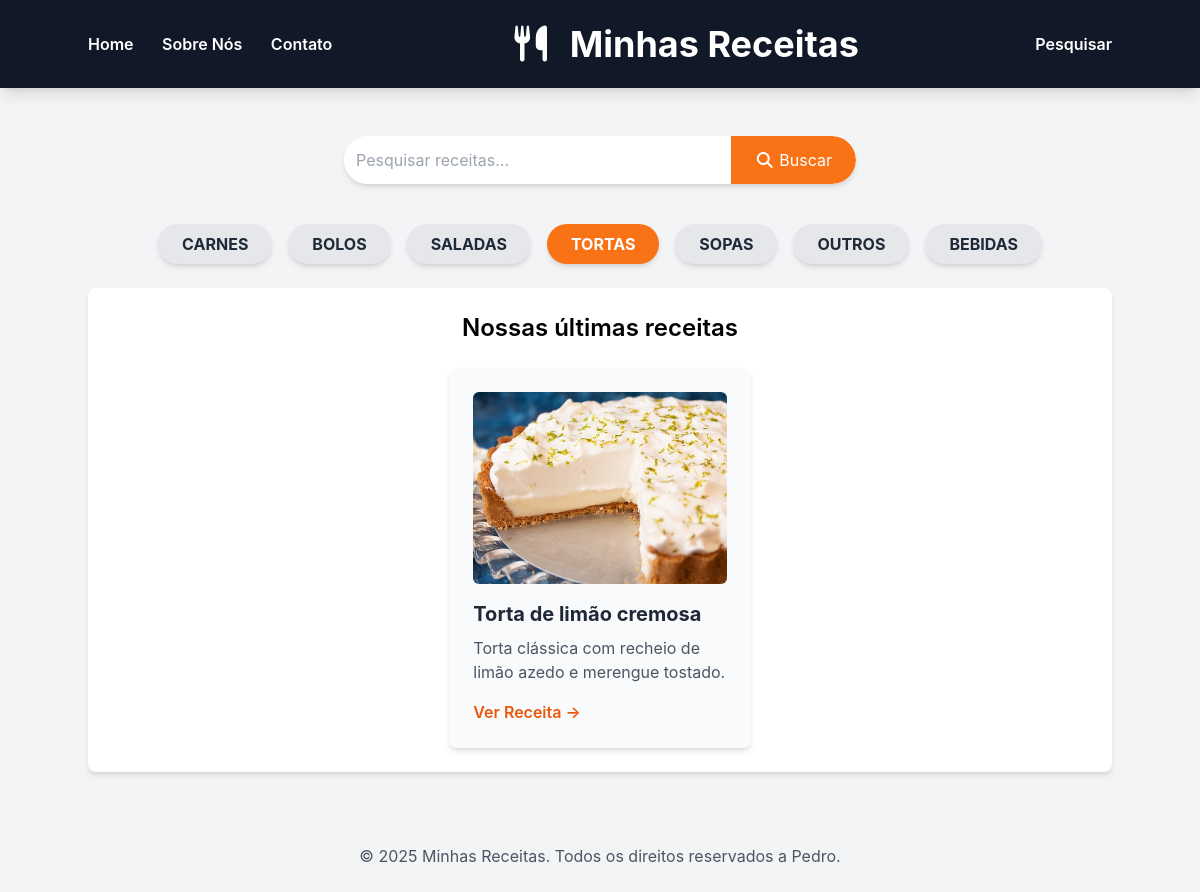
The app's page /categoria/TORTAS/ with its own data.
### receitas/models.py (models this page shows, shortened)
class Receita(models.Model):
    CATEGORIAS = [
        ('BOLOS', 'Bolos'),
        ('TORTAS', 'Tortas'),
        ('CARNES', 'Carnes'),
        ('SALADAS', 'Saladas'),
        ('SOPAS', 'Sopas'),
        ('BEBIDAS', 'Bebidas'),
        ('OUTROS', 'Outros'),
    ]
    title = models.CharField(max_length=200)
    description = models.TextField()
    ingredients = models.TextField()
    instructions = models.TextField()
    categoria = models.CharField(max_length=100, choices=CATEGORIAS)
    image = models.ImageField(upload_to='receitas/images/', blank=True, null=True)
    created_at = models.DateTimeField(auto_now_add=True)
    updated_at = models.DateTimeField(auto_now=True)

### receitas/views.py (the view)
# urls.py: 2. Add a URL to urlpatterns:  path('', views.home, name='home')
def home(request, categoria_nome=None):
    categorias = Receita.objects.values_list('categoria', flat=True).distinct()
    if categoria_nome:
        receitas = Receita.objects.filter(categoria__iexact=categoria_nome)
    else:
        receitas = Receita.objects.all()
    context = {
        'receitas': receitas,
        'categorias': categorias,
        'active_categoria': categoria_nome,  # Para saber qual botão destacar
    }
    return render(request, 'receitas/home.html', context)

### receitas/templates/receitas/home.html (shortened to what this page needs)
{% extends "receitas/base.html" %}
{% load static %}
{% block content %}
    <section class="container mx-auto mt-8 p-4 flex justify-center">
        <form action="{% url 'home' %}" method="GET" class="w-full max-w-lg flex bg-white rounded-full shadow-md overflow-hidden">
            <input type="text" name="q" placeholder="Pesquisar receitas..." class="flex-grow p-3 text-gray-700 focus:outline-none" value="{{ request.GET.q }}">
            <button type="submit" class="bg-orange-500 text-white px-6 py-2 rounded-r-full hover:bg-orange-600 transition duration-300">
                <i class="fas fa-search"></i> Buscar
            </button>
        </form>
    </section>
    <section class="container mx-auto px-4 mt-6 text-center">
        <div class="flex flex-wrap items-center justify-center gap-4">
            {% if categorias %}
                {% for categoria in categorias %}
                    {% if categoria %}
                        <a href="{% url 'receitas_por_categoria' categoria %}"
                           class="font-bold py-2 px-6 rounded-full transition-colors duration-300 ease-in-out shadow-md
                                  {% if categoria == active_categoria %}
                                      bg-orange-500 text-white hover:bg-orange-600
                                  {% else %}
                                      bg-gray-200 text-gray-800 hover:bg-gray-300
                                  {% endif %}
                           ">
                           {{ categoria }}
                        </a>
                    {% endif %}
                {% endfor %}
            {% endif %}
        </div>
    </section>
    <main class="container mx-auto p-6 bg-white rounded-lg shadow-md mt-6">
        <h2 class="text-2xl font-semibold mb-6 text-center">Nossas últimas receitas</h2>
        <div class="flex flex-wrap justify-center gap-6">
            {% if receitas %}
                {% for receita in receitas %}
                <div class="w-full sm:w-[calc(50%-1.5rem)] lg:w-[calc(33.333%-1.5rem)] bg-gray-50 p-6 rounded-lg shadow-md hover:shadow-lg transition-shadow duration-300 ease-in-out">
                    {% if receita.image %}
                    <img src="{{ receita.image.url }}" alt="{{ receita.title }}" class="w-full h-48 object-cover rounded-md mb-4">
                    {% endif %}
                    <h3 class="text-xl font-bold mb-2 text-gray-800">{{ receita.title }}</h3>
                    <p class="text-gray-600 mb-4">{{ receita.description|truncatewords:20 }}</p>
                    <a href="{% url 'receita_detail' receita.id %}" class="text-orange-600 hover:text-orange-800 font-semibold">Ver Receita &rarr;</a>
                </div>
                {% endfor %}
            {% else %}
                <p>Nenhuma receita encontrada.</p>
            {% endif %}
        </div>
    </main>
{% endblock %}

### receitas/templates/receitas/base.html (style rules this page uses)
body { font-family: 'Inter', sans-serif; }

### records on screen
Receita: image (picture), title "Torta de limão cremosa", description "Torta clássica com recheio de limão azedo e merengue tostado."

### other values on screen
{{ categoria }} "CARNES" "BOLOS" "SALADAS" "TORTAS" "SOPAS" "OUTROS" "BEBIDAS"
